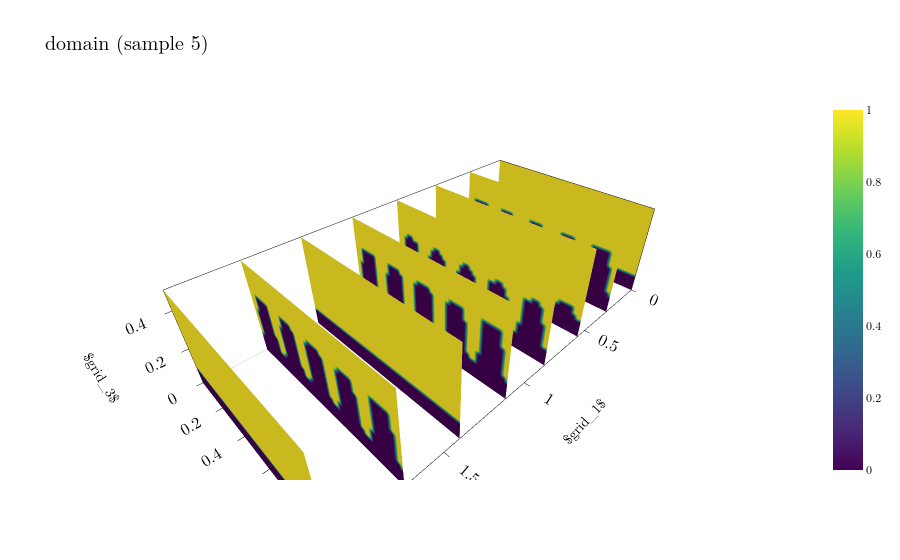

The code cell stored with this chart in its notebook:
### Code cell
# the domain mask itself
visualize_mesh(5, domain_var)

### Figure 1 — Plotly figure (JSON) as saved in the notebook; plotly's stock layout.template omitted (floating-point values rounded to 4 significant figures; data arrays with more than 128 entries replaced by an {"elided": "..."} marker saying what was removed)
{"data": [{"cmax": 1, "cmin": 0, "colorbar": {"x": 1.02}, "colorscale": [[0, "#440154"], [0.1111, "#482878"], [0.2222, "#3e4989"], [0.3333, "#31688e"], [0.4444, "#26828e"], [0.5556, "#1f9e89"], [0.6667, "#35b779"], [0.7778, "#6ece58"], [0.8889, "#b5de2b"], [1, "#fde725"]], "showscale": true, "surfacecolor": {"elided": "50x25 float values"}, "type": "surface", "x": {"elided": "50x25 float values"}, "y": {"elided": "50x25 float values"}, "z": {"elided": "50x25 float values"}}, {"cmax": 1, "cmin": 0, "colorscale": [[0, "#440154"], [0.1111, "#482878"], [0.2222, "#3e4989"], [0.3333, "#31688e"], [0.4444, "#26828e"], [0.5556, "#1f9e89"], [0.6667, "#35b779"], [0.7778, "#6ece58"], [0.8889, "#b5de2b"], [1, "#fde725"]], "showscale": false, "surfacecolor": {"elided": "50x25 float values"}, "type": "surface", "x": {"elided": "50x25 float values"}, "y": {"elided": "50x25 float values"}, "z": {"elided": "50x25 float values"}}, {"cmax": 1, "cmin": 0, "colorscale": [[0, "#440154"], [0.1111, "#482878"], [0.2222, "#3e4989"], [0.3333, "#31688e"], [0.4444, "#26828e"], [0.5556, "#1f9e89"], [0.6667, "#35b779"], [0.7778, "#6ece58"], [0.8889, "#b5de2b"], [1, "#fde725"]], "showscale": false, "surfacecolor": {"elided": "50x25 float values"}, "type": "surface", "x": {"elided": "50x25 float values"}, "y": {"elided": "50x25 float values"}, "z": {"elided": "50x25 float values"}}, {"cmax": 1, "cmin": 0, "colorscale": [[0, "#440154"], [0.1111, "#482878"], [0.2222, "#3e4989"], [0.3333, "#31688e"], [0.4444, "#26828e"], [0.5556, "#1f9e89"], [0.6667, "#35b779"], [0.7778, "#6ece58"], [0.8889, "#b5de2b"], [1, "#fde725"]], "showscale": false, "surfacecolor": {"elided": "50x25 float values"}, "type": "surface", "x": {"elided": "50x25 float values"}, "y": {"elided": "50x25 float values"}, "z": {"elided": "50x25 float values"}}, {"cmax": 1, "cmin": 0, "colorscale": [[0, "#440154"], [0.1111, "#482878"], [0.2222, "#3e4989"], [0.3333, "#31688e"], [0.4444, "#26828e"], [0.5556, "#1f9e89"], [0.6667, "#35b779"], [0.7778, "#6ece58"], [0.8889, "#b5de2b"], [1, "#fde725"]], "showscale": false, "surfacecolor": {"elided": "50x25 float values"}, "type": "surface", "x": {"elided": "50x25 float values"}, "y": {"elided": "50x25 float values"}, "z": {"elided": "50x25 float values"}}, {"cmax": 1, "cmin": 0, "colorscale": [[0, "#440154"], [0.1111, "#482878"], [0.2222, "#3e4989"], [0.3333, "#31688e"], [0.4444, "#26828e"], [0.5556, "#1f9e89"], [0.6667, "#35b779"], [0.7778, "#6ece58"], [0.8889, "#b5de2b"], [1, "#fde725"]], "showscale": false, "surfacecolor": {"elided": "50x25 float values"}, "type": "surface", "x": {"elided": "50x25 float values"}, "y": {"elided": "50x25 float values"}, "z": {"elided": "50x25 float values"}}, {"cmax": 1, "cmin": 0, "colorscale": [[0, "#440154"], [0.1111, "#482878"], [0.2222, "#3e4989"], [0.3333, "#31688e"], [0.4444, "#26828e"], [0.5556, "#1f9e89"], [0.6667, "#35b779"], [0.7778, "#6ece58"], [0.8889, "#b5de2b"], [1, "#fde725"]], "showscale": false, "surfacecolor": {"elided": "50x25 float values"}, "type": "surface", "x": {"elided": "50x25 float values"}, "y": {"elided": "50x25 float values"}, "z": {"elided": "50x25 float values"}}, {"cmax": 1, "cmin": 0, "colorscale": [[0, "#440154"], [0.1111, "#482878"], [0.2222, "#3e4989"], [0.3333, "#31688e"], [0.4444, "#26828e"], [0.5556, "#1f9e89"], [0.6667, "#35b779"], [0.7778, "#6ece58"], [0.8889, "#b5de2b"], [1, "#fde725"]], "showscale": false, "surfacecolor": {"elided": "50x25 float values"}, "type": "surface", "x": {"elided": "50x25 float values"}, "y": {"elided": "50x25 float values"}, "z": {"elided": "50x25 float values"}}], "layout": {"font": {"color": "black", "family": "Latin Modern Roman, CMU Serif, Georgia, serif", "size": 12}, "legend": {"bgcolor": "white", "bordercolor": "black", "borderwidth": 1}, "paper_bgcolor": "white", "plot_bgcolor": "white", "scene": {"aspectmode": "data", "bgcolor": "white", "xaxis": {"backgroundcolor": "white", "gridcolor": "#cccccc", "linecolor": "black", "mirror": true, "range": [0, 2], "showbackground": true, "showgrid": false, "showline": true, "tickcolor": "black", "tickfont": {"color": "black", "size": 14}, "ticks": "outside", "title": {"text": "$grid_1$"}, "zerolinecolor": "#cccccc"}, "yaxis": {"backgroundcolor": "white", "gridcolor": "#cccccc", "linecolor": "black", "mirror": true, "range": [0, 1], "showbackground": true, "showgrid": false, "showline": true, "tickcolor": "black", "tickfont": {"color": "black", "size": 14}, "ticks": "outside", "title": {"text": "$grid_2$"}, "zerolinecolor": "#cccccc"}, "zaxis": {"backgroundcolor": "white", "gridcolor": "#cccccc", "linecolor": "black", "mirror": true, "range": [0, 0.5], "showbackground": true, "showgrid": false, "showline": true, "tickcolor": "black", "tickfont": {"color": "black", "size": 14}, "ticks": "outside", "title": {"text": "$grid_3$"}, "zerolinecolor": "#cccccc"}}, "showlegend": true, "title": {"font": {"color": "black", "size": 20}, "text": "domain (sample 5)"}, "uirevision": true, "xaxis": {"gridcolor": "#cccccc", "linecolor": "black", "mirror": true, "showgrid": false, "showline": true, "tickcolor": "black", "tickfont": {"color": "black", "size": 14}, "ticks": "outside", "title": {"font": {"color": "black", "size": 14}}, "zerolinecolor": "#cccccc"}, "yaxis": {"gridcolor": "#cccccc", "linecolor": "black", "mirror": true, "showgrid": false, "showline": true, "tickcolor": "black", "tickfont": {"color": "black", "size": 14}, "ticks": "outside", "title": {"font": {"color": "black", "size": 14}}, "zerolinecolor": "#cccccc"}}}
